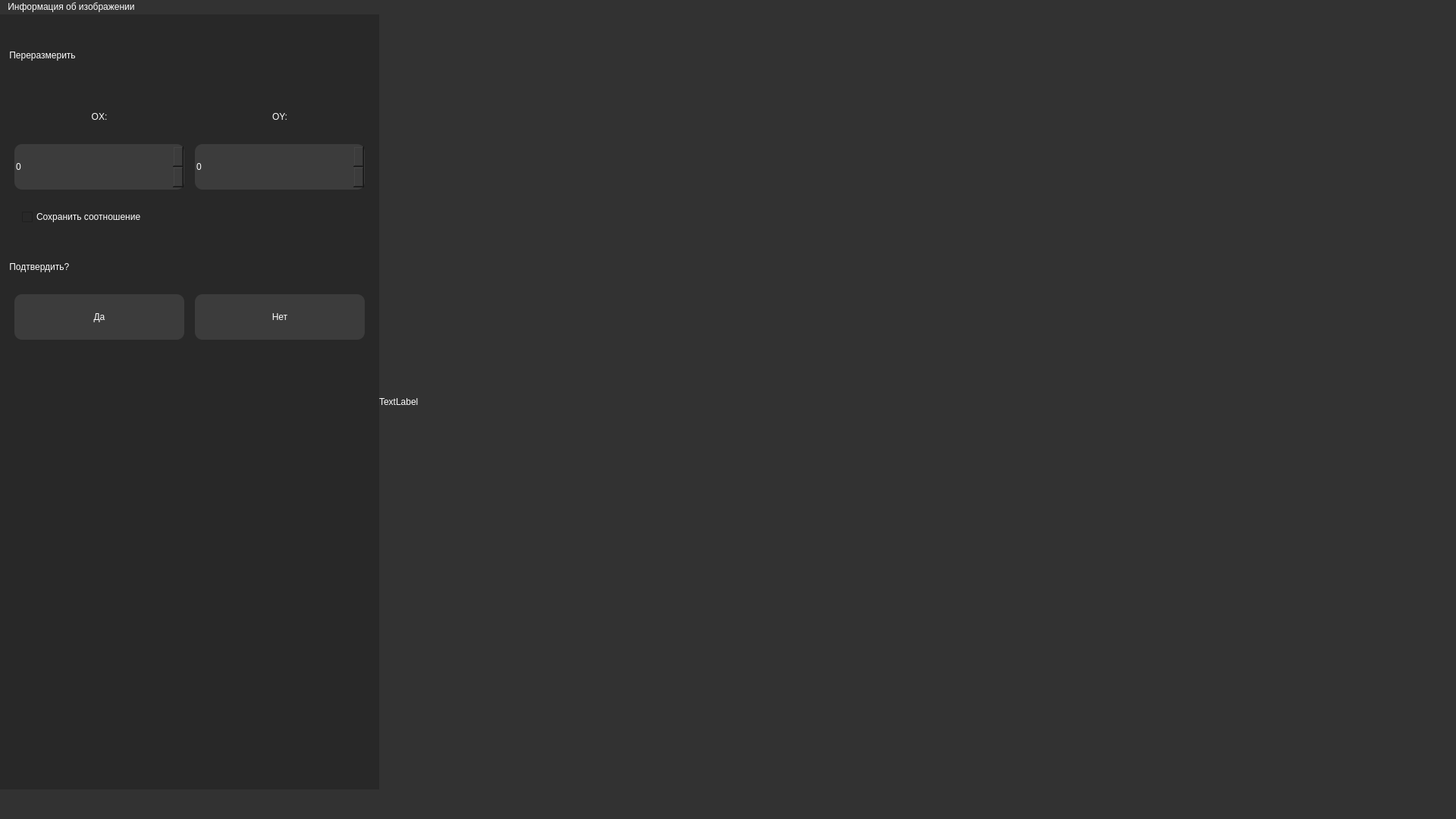
<?xml version="1.0" encoding="UTF-8"?>
<ui version="4.0">
 <class>MainWindow</class>
 <widget class="QMainWindow" name="MainWindow">
  <property name="geometry">
   <rect>
    <x>0</x>
    <y>0</y>
    <width>1920</width>
    <height>1080</height>
   </rect>
  </property>
  <property name="minimumSize">
   <size>
    <width>1920</width>
    <height>1080</height>
   </size>
  </property>
  <property name="maximumSize">
   <size>
    <width>1920</width>
    <height>1080</height>
   </size>
  </property>
  <property name="windowTitle">
   <string>MainWindow</string>
  </property>
  <property name="styleSheet">
   <string notr="true">background-color: rgb(50, 50, 50);
font: 16pt &quot;Arial&quot;;
color:rgb(255, 255, 255);</string>
  </property>
  <widget class="QWidget" name="centralwidget">
   <widget class="QLabel" name="background_label">
    <property name="geometry">
     <rect>
      <x>0</x>
      <y>0</y>
      <width>1920</width>
      <height>1022</height>
     </rect>
    </property>
    <property name="minimumSize">
     <size>
      <width>1920</width>
      <height>1022</height>
     </size>
    </property>
    <property name="maximumSize">
     <size>
      <width>1920</width>
      <height>1022</height>
     </size>
    </property>
    <property name="text">
     <string/>
    </property>
    <property name="pixmap">
     <pixmap>../../../Desktop/background_dark.png</pixmap>
    </property>
    <property name="scaledContents">
     <bool>true</bool>
    </property>
   </widget>
   <widget class="QWidget" name="widget" native="true">
    <property name="geometry">
     <rect>
      <x>0</x>
      <y>0</y>
      <width>1920</width>
      <height>1022</height>
     </rect>
    </property>
    <property name="minimumSize">
     <size>
      <width>1920</width>
      <height>1022</height>
     </size>
    </property>
    <property name="maximumSize">
     <size>
      <width>1920</width>
      <height>1022</height>
     </size>
    </property>
    <property name="styleSheet">
     <string notr="true">background-color: rgba(255, 0, 0, 0);</string>
    </property>
    <layout class="QGridLayout" name="gridLayout_5">
     <property name="leftMargin">
      <number>0</number>
     </property>
     <property name="topMargin">
      <number>0</number>
     </property>
     <property name="rightMargin">
      <number>0</number>
     </property>
     <property name="bottomMargin">
      <number>0</number>
     </property>
     <property name="spacing">
      <number>0</number>
     </property>
     <item row="0" column="1">
      <widget class="QLabel" name="label_image">
       <property name="minimumSize">
        <size>
         <width>0</width>
         <height>1022</height>
        </size>
       </property>
       <property name="maximumSize">
        <size>
         <width>16777215</width>
         <height>1022</height>
        </size>
       </property>
       <property name="text">
        <string>TextLabel</string>
       </property>
      </widget>
     </item>
     <item row="0" column="0">
      <widget class="QWidget" name="widget_2" native="true">
       <property name="minimumSize">
        <size>
         <width>500</width>
         <height>1022</height>
        </size>
       </property>
       <property name="maximumSize">
        <size>
         <width>500</width>
         <height>1022</height>
        </size>
       </property>
       <property name="styleSheet">
        <string notr="true">background-color:rgb(40, 40, 40);</string>
       </property>
       <layout class="QGridLayout" name="gridLayout">
        <item row="0" column="0">
         <layout class="QVBoxLayout" name="verticalLayout_4">
          <item>
           <layout class="QVBoxLayout" name="verticalLayout_3">
            <item>
             <layout class="QHBoxLayout" name="horizontalLayout_3">
              <property name="spacing">
               <number>0</number>
              </property>
              <item>
               <widget class="QLabel" name="label_2">
                <property name="minimumSize">
                 <size>
                  <width>400</width>
                  <height>90</height>
                 </size>
                </property>
                <property name="maximumSize">
                 <size>
                  <width>400</width>
                  <height>90</height>
                 </size>
                </property>
                <property name="styleSheet">
                 <string notr="true">font: 40pt &quot;Arial&quot;;</string>
                </property>
                <property name="text">
                 <string> Переразмерить</string>
                </property>
               </widget>
              </item>
              <item>
               <spacer name="horizontalSpacer_6">
                <property name="orientation">
                 <enum>Qt::Horizontal</enum>
                </property>
                <property name="sizeHint" stdset="0">
                 <size>
                  <width>40</width>
                  <height>20</height>
                 </size>
                </property>
               </spacer>
              </item>
             </layout>
            </item>
            <item>
             <layout class="QVBoxLayout" name="verticalLayout_2">
              <item>
               <layout class="QHBoxLayout" name="horizontalLayout">
                <property name="spacing">
                 <number>0</number>
                </property>
                <property name="leftMargin">
                 <number>10</number>
                </property>
                <property name="rightMargin">
                 <number>10</number>
                </property>
                <item>
                 <widget class="QLabel" name="label_3">
                  <property name="minimumSize">
                   <size>
                    <width>224</width>
                    <height>60</height>
                   </size>
                  </property>
                  <property name="maximumSize">
                   <size>
                    <width>224</width>
                    <height>60</height>
                   </size>
                  </property>
                  <property name="styleSheet">
                   <string notr="true">font: 22pt &quot;Arial&quot;;
color: rgb(255, 255, 255);</string>
                  </property>
                  <property name="text">
                   <string>OX:</string>
                  </property>
                  <property name="alignment">
                   <set>Qt::AlignCenter</set>
                  </property>
                 </widget>
                </item>
                <item>
                 <spacer name="horizontalSpacer">
                  <property name="orientation">
                   <enum>Qt::Horizontal</enum>
                  </property>
                  <property name="sizeHint" stdset="0">
                   <size>
                    <width>4</width>
                    <height>20</height>
                   </size>
                  </property>
                 </spacer>
                </item>
                <item>
                 <widget class="QLabel" name="label_4">
                  <property name="minimumSize">
                   <size>
                    <width>224</width>
                    <height>60</height>
                   </size>
                  </property>
                  <property name="maximumSize">
                   <size>
                    <width>224</width>
                    <height>60</height>
                   </size>
                  </property>
                  <property name="styleSheet">
                   <string notr="true">font: 22pt &quot;Arial&quot;;
color: rgb(255, 255, 255);</string>
                  </property>
                  <property name="text">
                   <string>OY:</string>
                  </property>
                  <property name="alignment">
                   <set>Qt::AlignCenter</set>
                  </property>
                 </widget>
                </item>
               </layout>
              </item>
              <item>
               <layout class="QHBoxLayout" name="horizontalLayout_2">
                <property name="spacing">
                 <number>0</number>
                </property>
                <property name="leftMargin">
                 <number>10</number>
                </property>
                <property name="rightMargin">
                 <number>10</number>
                </property>
                <item>
                 <widget class="QSpinBox" name="spinBox">
                  <property name="minimumSize">
                   <size>
                    <width>224</width>
                    <height>60</height>
                   </size>
                  </property>
                  <property name="maximumSize">
                   <size>
                    <width>224</width>
                    <height>60</height>
                   </size>
                  </property>
                  <property name="styleSheet">
                   <string notr="true">background-color:rgb(60, 60, 60);
font: 22pt &quot;Arial&quot;;
color: rgb(255, 255, 255);
border-radius: 10px;</string>
                  </property>
                 </widget>
                </item>
                <item>
                 <spacer name="horizontalSpacer_2">
                  <property name="orientation">
                   <enum>Qt::Horizontal</enum>
                  </property>
                  <property name="sizeHint" stdset="0">
                   <size>
                    <width>40</width>
                    <height>20</height>
                   </size>
                  </property>
                 </spacer>
                </item>
                <item>
                 <widget class="QSpinBox" name="spinBox_2">
                  <property name="minimumSize">
                   <size>
                    <width>224</width>
                    <height>60</height>
                   </size>
                  </property>
                  <property name="maximumSize">
                   <size>
                    <width>224</width>
                    <height>60</height>
                   </size>
                  </property>
                  <property name="styleSheet">
                   <string notr="true">background-color:rgb(60, 60, 60);
font: 22pt &quot;Arial&quot;;
color: rgb(255, 255, 255);
border-radius: 10px;</string>
                  </property>
                 </widget>
                </item>
               </layout>
              </item>
             </layout>
            </item>
           </layout>
          </item>
          <item>
           <layout class="QHBoxLayout" name="horizontalLayout_4">
            <property name="spacing">
             <number>0</number>
            </property>
            <item>
             <spacer name="horizontalSpacer_3">
              <property name="orientation">
               <enum>Qt::Horizontal</enum>
              </property>
              <property name="sizeHint" stdset="0">
               <size>
                <width>40</width>
                <height>20</height>
               </size>
              </property>
             </spacer>
            </item>
            <item>
             <widget class="QCheckBox" name="checkBox">
              <property name="minimumSize">
               <size>
                <width>442</width>
                <height>60</height>
               </size>
              </property>
              <property name="maximumSize">
               <size>
                <width>442</width>
                <height>60</height>
               </size>
              </property>
              <property name="layoutDirection">
               <enum>Qt::LeftToRight</enum>
              </property>
              <property name="styleSheet">
               <string notr="true">font: 28pt &quot;Arial&quot;;</string>
              </property>
              <property name="text">
               <string>Сохранить соотношение</string>
              </property>
              <property name="checked">
               <bool>false</bool>
              </property>
             </widget>
            </item>
            <item>
             <spacer name="horizontalSpacer_4">
              <property name="orientation">
               <enum>Qt::Horizontal</enum>
              </property>
              <property name="sizeHint" stdset="0">
               <size>
                <width>40</width>
                <height>20</height>
               </size>
              </property>
             </spacer>
            </item>
           </layout>
          </item>
          <item>
           <layout class="QVBoxLayout" name="verticalLayout">
            <item>
             <layout class="QHBoxLayout" name="horizontalLayout_15">
              <property name="spacing">
               <number>0</number>
              </property>
              <item>
               <widget class="QLabel" name="label">
                <property name="minimumSize">
                 <size>
                  <width>0</width>
                  <height>60</height>
                 </size>
                </property>
                <property name="maximumSize">
                 <size>
                  <width>16777215</width>
                  <height>60</height>
                 </size>
                </property>
                <property name="styleSheet">
                 <string notr="true">font: 28pt &quot;Arial&quot;;</string>
                </property>
                <property name="text">
                 <string> Подтвердить?</string>
                </property>
               </widget>
              </item>
              <item>
               <spacer name="horizontalSpacer_18">
                <property name="orientation">
                 <enum>Qt::Horizontal</enum>
                </property>
                <property name="sizeHint" stdset="0">
                 <size>
                  <width>40</width>
                  <height>20</height>
                 </size>
                </property>
               </spacer>
              </item>
             </layout>
            </item>
            <item>
             <layout class="QHBoxLayout" name="horizontalLayout_11">
              <property name="spacing">
               <number>0</number>
              </property>
              <property name="leftMargin">
               <number>10</number>
              </property>
              <property name="rightMargin">
               <number>10</number>
              </property>
              <item>
               <widget class="QPushButton" name="pushButton_1">
                <property name="minimumSize">
                 <size>
                  <width>224</width>
                  <height>60</height>
                 </size>
                </property>
                <property name="maximumSize">
                 <size>
                  <width>224</width>
                  <height>60</height>
                 </size>
                </property>
                <property name="styleSheet">
                 <string notr="true">background-color:rgb(60, 60, 60);
font: 22pt &quot;Arial&quot;;
color: rgb(255, 255, 255);
border-radius: 10px;</string>
                </property>
                <property name="text">
                 <string>Да</string>
                </property>
               </widget>
              </item>
              <item>
               <spacer name="horizontalSpacer_14">
                <property name="orientation">
                 <enum>Qt::Horizontal</enum>
                </property>
                <property name="sizeHint" stdset="0">
                 <size>
                  <width>4</width>
                  <height>20</height>
                 </size>
                </property>
               </spacer>
              </item>
              <item>
               <widget class="QPushButton" name="pushButton_2">
                <property name="minimumSize">
                 <size>
                  <width>224</width>
                  <height>60</height>
                 </size>
                </property>
                <property name="maximumSize">
                 <size>
                  <width>224</width>
                  <height>60</height>
                 </size>
                </property>
                <property name="styleSheet">
                 <string notr="true">background-color:rgb(60, 60, 60);
font: 22pt &quot;Arial&quot;;
color: rgb(255, 255, 255);
border-radius: 10px;</string>
                </property>
                <property name="text">
                 <string>Нет</string>
                </property>
               </widget>
              </item>
             </layout>
            </item>
           </layout>
          </item>
          <item>
           <spacer name="verticalSpacer_2">
            <property name="orientation">
             <enum>Qt::Vertical</enum>
            </property>
            <property name="sizeHint" stdset="0">
             <size>
              <width>20</width>
              <height>40</height>
             </size>
            </property>
           </spacer>
          </item>
         </layout>
        </item>
       </layout>
      </widget>
     </item>
    </layout>
   </widget>
  </widget>
  <widget class="QMenuBar" name="menubar">
   <property name="geometry">
    <rect>
     <x>0</x>
     <y>0</y>
     <width>1920</width>
     <height>30</height>
    </rect>
   </property>
   <widget class="QMenu" name="menu_2">
    <property name="title">
     <string>Информация об изображении</string>
    </property>
    <addaction name="action_5"/>
    <addaction name="action_6"/>
    <addaction name="action_7"/>
    <addaction name="action_8"/>
   </widget>
   <addaction name="menu_2"/>
  </widget>
  <widget class="QStatusBar" name="statusbar"/>
  <action name="action">
   <property name="text">
    <string>Сохранить</string>
   </property>
   <property name="shortcut">
    <string>Ctrl+S</string>
   </property>
  </action>
  <action name="action_2">
   <property name="text">
    <string>Убрать</string>
   </property>
   <property name="shortcut">
    <string>Ctrl+R</string>
   </property>
  </action>
  <action name="action_4">
   <property name="text">
    <string>Загрузить</string>
   </property>
   <property name="shortcut">
    <string>Ctrl+Space</string>
   </property>
  </action>
  <action name="action_5">
   <property name="text">
    <string>Имя:</string>
   </property>
  </action>
  <action name="action_6">
   <property name="text">
    <string>Формат:</string>
   </property>
  </action>
  <action name="action_7">
   <property name="text">
    <string>Размеры:</string>
   </property>
  </action>
  <action name="action_8">
   <property name="text">
    <string>Цветовая модель:</string>
   </property>
  </action>
 </widget>
 <resources/>
 <connections/>
</ui>
